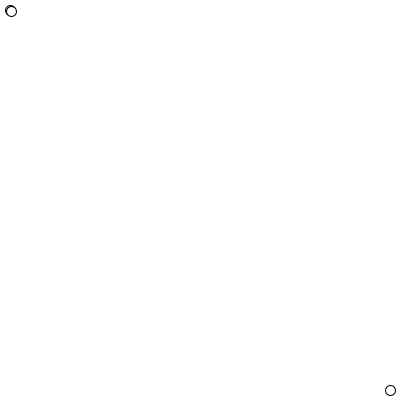
Frame 1 (no input)
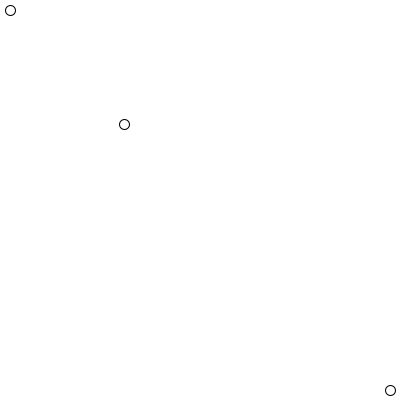
Frame 60 (the mouse pressed at the canvas centre just before this capture)
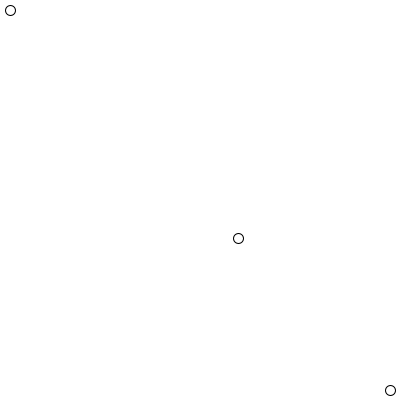
Frame 120 (the mouse held since frame 60 and released just before this capture)

The Processing sketch that drew these frames (run headless with seeded random() and noise(); from frame 60 on, the mouse is pressed at the canvas centre):

// Processing sketch: week03_06b_lerp_frameCount
// ── week03_06b_lerp_frameCount.pde
// week03_06b_lerp_frameCount
void setup(){
  size(400,400); 
}
float startX = 10,startY = 10;
float stopX = 390, stopY = 390;
void draw(){
  background(255);
  ellipse(startX, startY,10,10);
  ellipse(stopX,stopY,10,10);
  // lerp() 可以做內差,要給它0,0~1.0之間的數
  float midX = lerp(startX,stopX, frameCount / 200.0);
  float midY = lerp(startY,stopY, frameCount / 200.0);
    //frameCount 是「第幾個frame」1小時=60分,1分=60秒,1秒=60frame
  ellipse(midX,midY,10,10);
}
